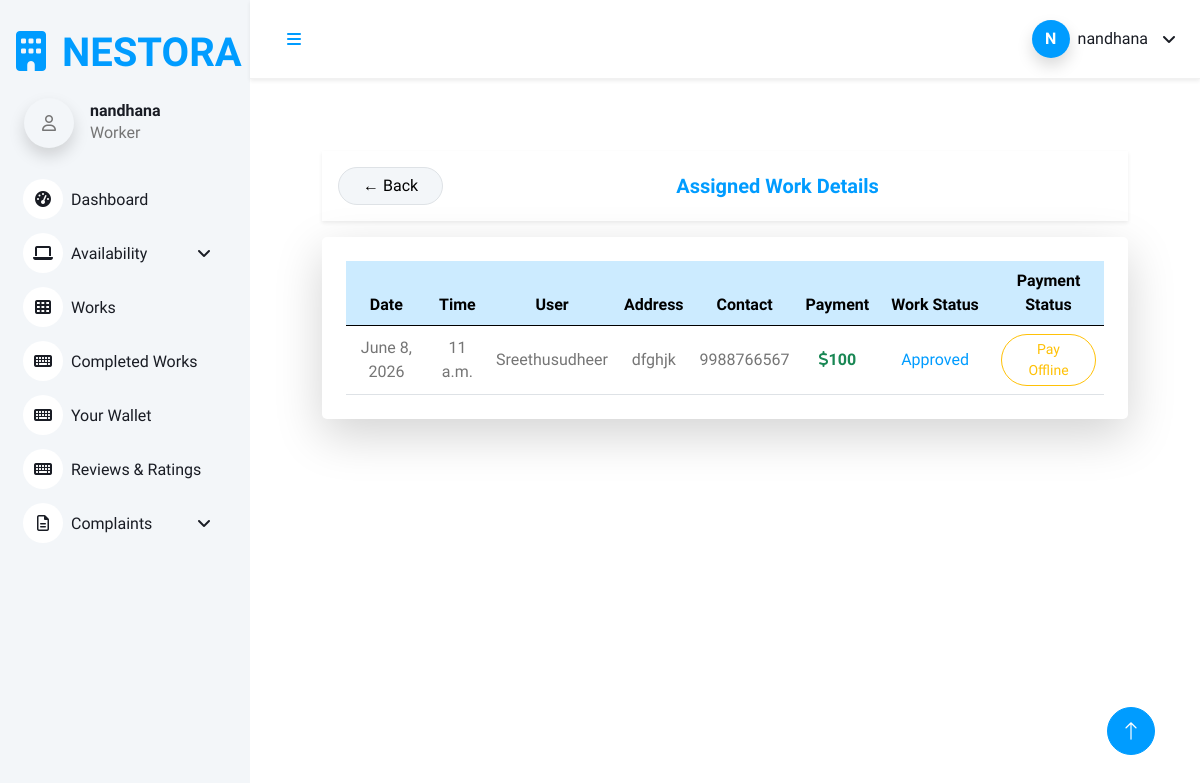
Page /worker_view_appointment (signed in) on the earlier database version.
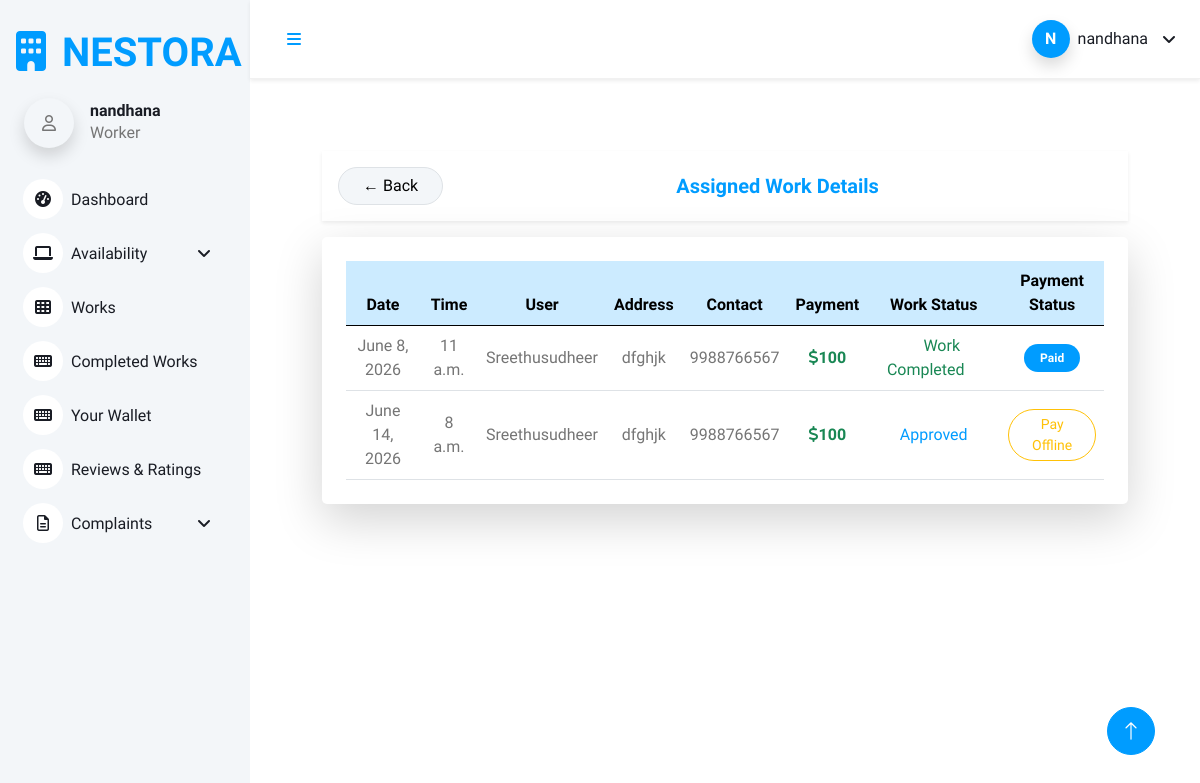
Same page on the later database version.
### Homeserviceapp/models.py (models this page shows, shortened)
class Appointment(models.Model):
    user = models.ForeignKey(Login, on_delete=models.CASCADE, related_name='appointment')
    user_profile = models.ForeignKey(UserRegistration, on_delete=models.CASCADE, related_name='user_profile')
    worker = models.ForeignKey(WorkerRegistration, on_delete=models.CASCADE, related_name='worker')
    availability = models.ForeignKey(Availability, on_delete=models.DO_NOTHING)
    appointment_status = models.IntegerField(default=0)
    work_status = models.BooleanField(default=False)
    payment_status = models.IntegerField(default=0)
    worker_amount = models.IntegerField(null=True, blank=True)
    worker_payment_status = models.IntegerField(default=0)
    admin_wallet = models.IntegerField(null=True, blank=True)

class Availability(models.Model):
    user = models.ForeignKey(WorkerRegistration, on_delete=models.DO_NOTHING)
    date = models.DateField()
    time = models.TimeField()
    schedule_status = models.IntegerField(default=0)
    booking_status = models.IntegerField(default=0)

class UserRegistration(models.Model):
    user = models.OneToOneField(Login, on_delete=models.CASCADE, related_name='user')
    name = models.CharField(max_length=250)
    address = models.TextField(max_length=300)
    contact = models.IntegerField()

class WorkerRegistration(models.Model):
    user = models.OneToOneField(Login, on_delete=models.CASCADE, related_name='worker')
    name = models.CharField(max_length=300)
    category = models.ForeignKey(Category, on_delete=models.DO_NOTHING)
    address = models.TextField()
    contact = models.IntegerField()
    paypal_email = models.CharField(max_length=200, null=True, blank=True)
    payment = models.IntegerField(null=True, blank=True)
    experience = models.IntegerField()
    image = models.ImageField(upload_to='uploads/')

### Homeserviceapp/views.py (the view)
# urls.py: path('worker_view_appointment', views.worker_view_appointment, name='worker_view_appointment'),
def worker_view_appointment(request):
    w = WorkerRegistration.objects.get(user=request.user)
    data = Appointment.objects.filter(worker=w)
    return render(request, 'worker/view_works.html', {'data': data})

### templates/worker/view_works.html (shortened to what the changed rows need)
{% extends 'worker/worker_dashboard.html' %}
{% block content %}
<div class="container py-4">
    <div class="card border-0 shadow-lg rounded-4">
        <div class="card-body p-4">
            <div class="table-responsive">
                <table class="table table-hover align-middle text-center mb-0">
                    <thead class="table-primary">
                        <tr>
                            <th>Date</th>
                            <th>Time</th>
                            <th>User</th>
                            <th>Address</th>
                            <th>Contact</th>
                            <th>Payment</th>
                            <th>Work Status</th>
                            <th>Payment Status</th>
                        </tr>
                    </thead>
                    <tbody>
                        {% for i in data %}
                        <tr>
                            <td class="fw-semibold">{{ i.availability.date }}</td>
                            <td>{{ i.availability.time }}</td>
                            <td>{{ i.user_profile.name }}</td>
                            <td>{{ i.user_profile.address }}</td>
                            <td>{{ i.user_profile.contact }}</td>
                            <td class="fw-bold text-success">
                                <i class="fa-solid fa-dollar-sign"></i>{{ i.worker.payment }}
                            </td>
                            <td>
                                {% if i.appointment_status == 0 %}
                                    <a href="{% url 'approve_appointment' i.id %}"
                                       class="btn btn-sm btn-success rounded-pill px-3 mb-1">
                                        Approve
                                    </a>
                                    <a href="{% url 'reject_appointment' i.id %}"
                                       class="btn btn-sm btn-danger rounded-pill px-3">
                                        Reject
                                    </a>
                                {% elif i.appointment_status == 1 %}
                                    {% if i.work_status == True %}
                                        <span class="text-success px-3 py-2 rounded-pill">
                                            Work Completed
                                        </span>
                                    {% else %}
                                        <span class="text-primary px-3 py-2 rounded-pill">
                                            Approved
                                        </span>
                                    {% endif %}
                                {% elif i.appointment_status == 2 %}
                                    <span class="text-danger px-3 py-2 rounded-pill">
                                        Rejected
                                    </span>
                                {% endif %}
                            </td>
                            <td>
                                {% if i.payment_status == 0 %}
                                    <a href="{% url 'update_offline_payment' i.id %}"
                                       class="btn btn-sm btn-outline-warning rounded-pill px-3">
                                        Pay Offline
                                    </a>
                                {% else %}
                                    <span class="badge bg-primary px-3 py-2 rounded-pill">
                                        Paid
                                    </span>
                                {% endif %}
                            </td>
                        </tr>
                        {% empty %}
                        <tr>
                            <td colspan="8" class="text-muted py-4">
                                No work assigned yet
                            </td>
                        </tr>
                        {% endfor %}
                    </tbody>
                </table>
            </div>
        </div>
    </div>
</div>
{% endblock %}

Differences in the rows shown:
changed Appointment "June 8, 2026": work_status "Approved" → "Work Completed"; payment_status "Pay Offline" → "Paid"
added Appointment: availability "June 14, 2026", availability.time "8 a.m.", user_profile.name "Sreethusudheer", user_profile.address "dfghjk", user_profile.contact "9988766567", worker.payment "100", appointment_status "Approved", payment_status "Pay Offline"
